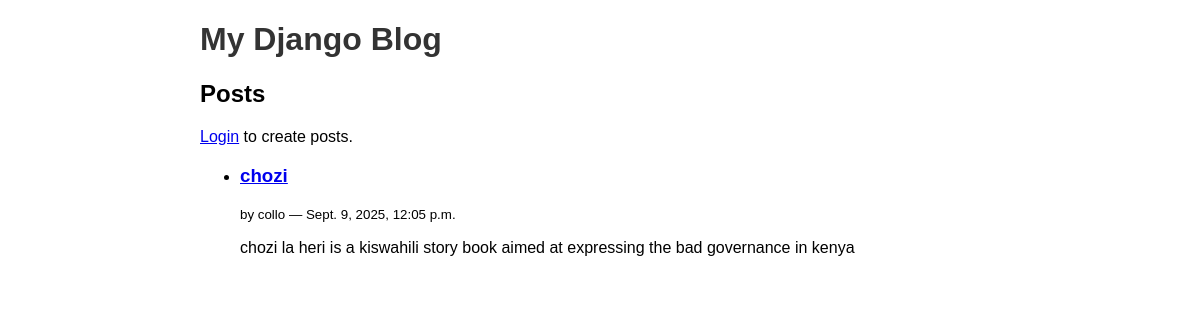
/posts/, run on an earlier commit of the app's database.
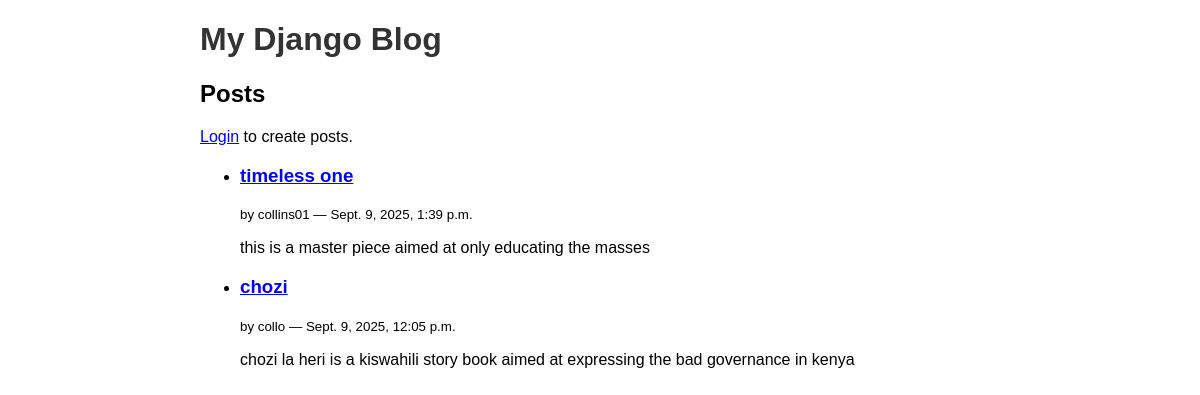
And on a later commit of the database.
### blog/models.py (models this page shows, shortened)
class Post(models.Model):
    title = models.CharField(max_length=200)
    content = models.TextField()
    published_date = models.DateTimeField(auto_now_add=True)
    author = models.ForeignKey(
        settings.AUTH_USER_MODEL, on_delete=models.CASCADE, related_name="posts"
    )
    class Meta:
        ordering = ["-published_date"]

### blog/views.py (the view)
# urls.py: path('posts/', PostListView.as_view(), name='post_list'),
class PostListView(ListView):
    model = Post
    template_name = 'blog/post_list.html'
    context_object_name = 'posts'
    paginate_by = 10

### blog/templates/blog/post_list.html (shortened to what this page needs)
{% extends 'blog/base.html' %}
{% block content %}
  <h2>Posts</h2>
  {% if user.is_authenticated %}
    <p><a href="{% url 'post_create' %}">Create new post</a></p>
  {% else %}
    <p><a href="{% url 'login' %}">Login</a> to create posts.</p>
  {% endif %}
  <ul>
    {% for post in posts %}
      <li>
        <h3><a href="{% url 'post_detail' post.pk %}">{{ post.title }}</a></h3>
        <p><small>by {{ post.author }} — {{ post.published_date }}</small></p>
        <p>{{ post.content|truncatechars:200 }}</p>
      </li>
    {% empty %}
      <li>No posts yet.</li>
    {% endfor %}
  </ul>
{% endblock %}

### blog/templates/blog/base.html (shortened to what this page needs)
<!doctype html>
<html>
<head>
  {% load static %}
  <link rel="stylesheet" href="{% static 'blog/css/styles.css' %}">
</head>
<body>
  <header>
    <h1><a href="{% url 'post_list' %}">My Django Blog</a></h1>
  </header>
  <main>
    {% block content %}{% endblock %}
  </main>
</body>
</html>

### blog/static/blog/css/styles.css (style rules this page uses)
body { font-family: Arial, sans-serif; max-width: 800px; margin: 20px auto; }
header h1 a { text-decoration: none; color: #333; }

What changed in the data, as far as the page shows it:
added Post: title "timeless one", author "collins01", published_date "Sept. 9, 2025, 1:39 p.m.", content "this is a master piece aimed at only educating the masses"
